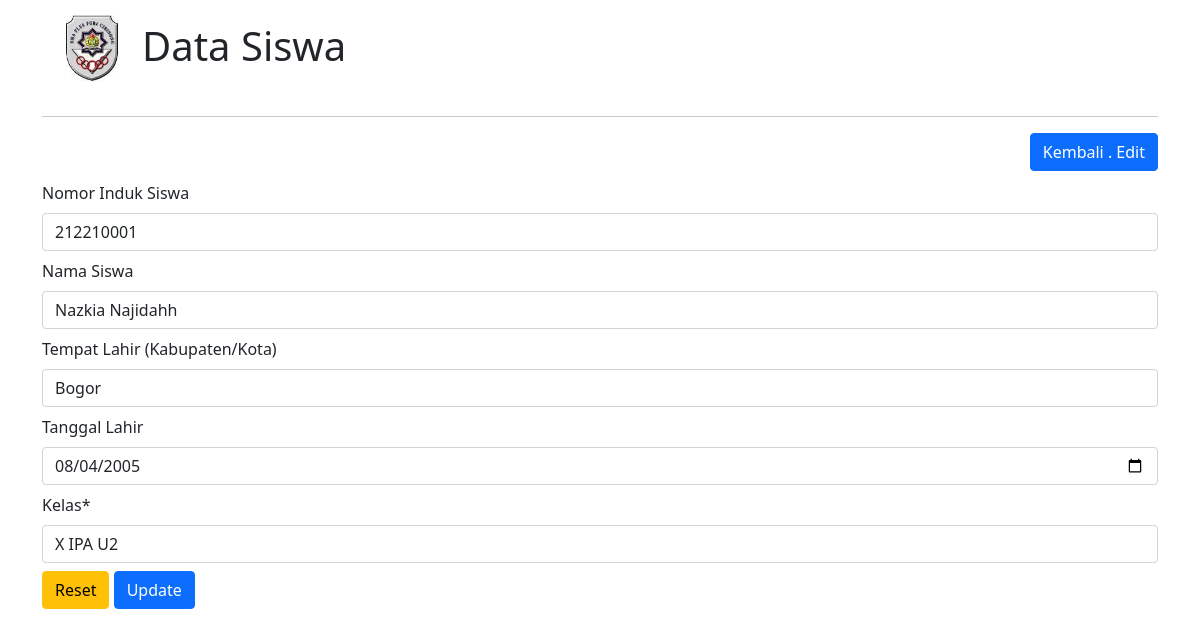
Screenshot of /siswa/edit.php?id=1 with the database file from the repository.
### tables this page shows
CREATE TABLE `siswa` (
  `id` int(5) NOT NULL,
  `nis` varchar(20) DEFAULT NULL,
  `nama` varchar(75) DEFAULT NULL,
  `tempat_lahir` varchar(50) DEFAULT NULL,
  `tanggal_lahir` date DEFAULT NULL,
  `kelas_id` int(5) NOT NULL
);

### siswa/edit.php (the view, shortened to what this page needs)
<!DOCTYPE html>
<html lang="en">
<head>
    <link href="https://cdn.jsdelivr.net/npm/bootstrap@5.1.1/dist/css/bootstrap.min.css" rel="stylesheet">
</head>
<body>
<div class="container">
        <div class="row">
            <div class="col-md-12">
            <h1>
                <img src="../gambar/logo.jpg" height="100px">Data Siswa
            </h1>
            <hr>
            <a href="." class="btn btn-primary" style="float: right;">Kembali . Edit</a> <br><br>
             <?php
                 $id = $_GET['id'];
                 $sql = "SELECT * FROM siswa WHERE id='$id'";
                 $result = mysqli_query($config, $sql);
                 $r = mysqli_fetch_assoc($result);
                 ?>
            <form action="update.php" method="post">
        <div class="mb-2">
            <label for="nis" class="form-label">Nomor Induk Siswa</label>
            <input type="number" name="nis" value="<?= $r['nis']; ?>" class="form-control" required autofocus>
        </div>
        <div class="mb-2">
            <label for="nama" class="form-label">Nama Siswa</label>
            <input type="text" name="nama" value="<?=  $r['nama']; ?>" class="form-control" required>
        </div>
        <div class="mb-2">
            <label for="tempat_lahir" class="form-label">Tempat Lahir (Kabupaten/Kota)</label>
            <input type="text" name="tempat lahir" value="<?= $r['tempat_lahir']; ?>" class="form-control">
        </div>
        <div class="mb-2">
            <label for="tanggal_lahir" class="form-label">Tanggal Lahir</label>
            <input type="date" name="tanggal_lahir" value="<?= $r['tanggal_lahir']; ?>" class="form-control">
        </div>
        <div class="mb-2">
            <label for="kelas_id" class="form-label">Kelas*</label>
            <select name="kelas_id" required class="form-control">
            <?php
            $sql2 = "SELECT * FROM kelas ORDER BY kelas ASC";
            $result2 = mysqli_query($config, $sql2);
                while ($row = mysqli_fetch_assoc($result2)){
                    if($row['id'] == $r['kelas_id']) {
                        echo "<option value='" . $row['id'] . "' selected>" . $row['kelas'] . "</option>";
                    }
                }
            ?>
            </select>
        </div>
        <div>
             <input type="reset" class="btn btn-md btn-warning">
             <button type="submit" name="update" class="btn btn-md btn-primary">Update</button>
        </div>
    </form>
</body>
</html>

### rows the page displays
siswa: nis "212210001", nama "Nazkia Najidahh", tempat_lahir "Bogor", tanggal_lahir "08/04/2005"

### other values shown
form field kelas_id "X IPA U2"
